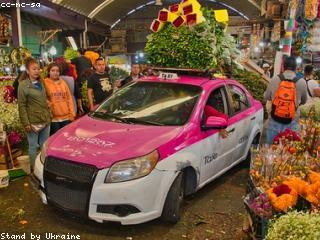
#> input picture visual_similarity_project/data/images/backpack_0_1771054472729.jpg, 320 x 240 px; its folder holds only this picture in this run
$ python feature_extraction_offline_demo.py
#> lines starting #> are read from the running program, lines starting #| are printed output that depends on the picture
### visual_similarity_project/src/utils.py
"""
utils.py
Shared helper functions used across the pipeline.
"""

import os
import re
from pathlib import Path
from typing import List


def list_images(image_dir: str) -> List[str]:
    """Return a sorted list of absolute paths to all images in a directory."""
    exts = {".jpg", ".jpeg", ".png", ".webp", ".bmp"}
    paths = [
        str(p.resolve())
        for p in Path(image_dir).iterdir()
        if p.suffix.lower() in exts
    ]
    return sorted(paths)


def get_category(filename: str) -> str:
    """
    Extract the product category from a filename like:
        'backpack_10_1771054475342.jpg' -> 'backpack'
    Falls back to 'unknown' if the pattern doesn't match.
    """
    name = os.path.basename(filename)
    match = re.match(r"^([a-zA-Z]+)_", name)
    return match.group(1).lower() if match else "unknown"

### visual_similarity_project/src/feature_extraction_offline_demo.py
"""
feature_extraction_offline_demo.py

IMPORTANT: This is a DROP-IN SUBSTITUTE for feature_extraction.py, used only
to demo the full pipeline in this sandbox, which has no internet access to
download.pytorch.org (where the pretrained ResNet50 ImageNet weights live).

It builds embeddings from classic computer-vision descriptors (color
histograms in HSV + HOG texture/shape features) instead of a CNN. It is
enough to prove the FAISS indexing / search / evaluation pipeline works
end-to-end on real data, and the 10 categories in the sample dataset are
visually distinct enough (bottle, lamp, chair, shoes, ...) that this
already produces sensible nearest-neighbor results.

In your own environment (with normal internet access), just use
feature_extraction.py instead -- the rest of the pipeline (build_faiss_index.py,
search.py, evaluate.py, app.py) is IDENTICAL either way, since they only
read outputs/embeddings.npy + outputs/metadata.json.
"""

import argparse
import json
import os

import numpy as np
from PIL import Image
from skimage.feature import hog
from skimage.color import rgb2gray
from tqdm import tqdm

from utils import list_images, get_category

IMG_SIZE = (128, 128)


def extract_embedding(image_path: str) -> np.ndarray:
    img = Image.open(image_path).convert("RGB").resize(IMG_SIZE)
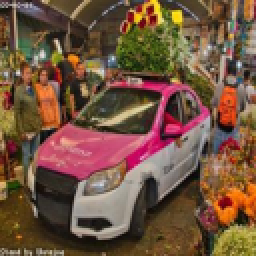
#> img: PIL image 128x128 RGB (shown 2 times larger); mean R, G, B 114.6, 83.5, 62.8
    arr = np.array(img)

    # --- Color histogram (HSV, captures color/style) ---
    hsv = np.array(img.convert("HSV"))
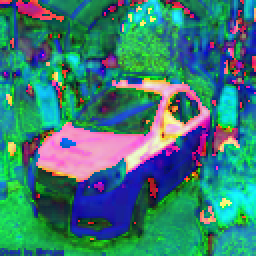
#> hsv: shape (128, 128, 3) (shown 2 times larger); mean R, G, B 58.4, 123.7, 115.8
    hist_features = []
    for ch in range(3):
        hist, _ = np.histogram(hsv[:, :, ch], bins=32, range=(0, 256), density=True)
        hist_features.append(hist)
#> after the loop, hist_features = 3 items
    color_vec = np.concatenate(hist_features)
#> color_vec = 96 values, max 0.0326 at index 2, min 0 at index 64, mean 0.00391

    # --- HOG (captures shape/edges/texture) ---
    gray = rgb2gray(arr)
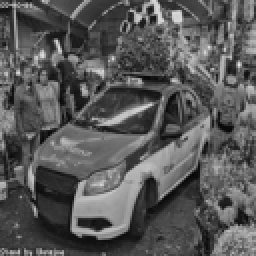
#> gray: shape (128, 128) float64 (shown 2 times larger); min 0.0204, max 0.91, mean 0.347
    hog_vec = hog(
        gray,
        orientations=9,
        pixels_per_cell=(16, 16),
        cells_per_block=(2, 2),
        feature_vector=True,
    )
#> hog_vec = 1764 values, max 0.34 at index 1656, min 0.000184 at index 1619, mean 0.149

    emb = np.concatenate([color_vec.astype("float32"), hog_vec.astype("float32")])
#> emb = 1860 values, max 0.34 at index 1752, min 0 at index 64, mean 0.141
    norm = np.linalg.norm(emb)
#> norm = 7
    if norm > 0:
        emb = emb / norm
#> emb = 1860 values, max 0.0486 at index 1752, min 0 at index 64, mean 0.0202
    return emb.astype("float32")


def main():
    parser = argparse.ArgumentParser()
    parser.add_argument("--image_dir", default="data/images")
    parser.add_argument("--out_dir", default="outputs")
    args = parser.parse_args()

    os.makedirs(args.out_dir, exist_ok=True)
    image_paths = list_images(args.image_dir)
    print(f"Found {len(image_paths)} images in {args.image_dir}")

    embeddings = []
    metadata = []
    for path in tqdm(image_paths, desc="Extracting embeddings (offline demo)"):
        emb = extract_embedding(path)
        embeddings.append(emb)
        metadata.append(
            {"path": path, "filename": os.path.basename(path), "category": get_category(path)}
        )

    # pad/truncate all vectors to the same length just in case, then stack
    embeddings = np.vstack(embeddings).astype("float32")
    np.save(os.path.join(args.out_dir, "embeddings.npy"), embeddings)
    with open(os.path.join(args.out_dir, "metadata.json"), "w") as f:
        json.dump(metadata, f, indent=2)

    print(f"Saved embeddings: {embeddings.shape} -> {args.out_dir}/embeddings.npy")
#| Saved embeddings: (1, 1860) -> outputs/embeddings.npy
    print(f"Saved metadata -> {args.out_dir}/metadata.json")


if __name__ == "__main__":
    main()

$ run again, on visual_similarity_project/data/images/backpack_21_1771054478367.jpg
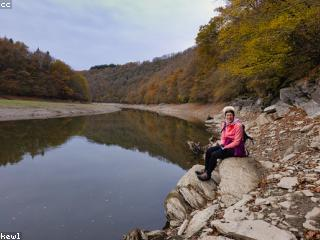
#> input picture visual_similarity_project/data/images/backpack_21_1771054478367.jpg, 320 x 240 px
#> in extract_embedding, `hsv = np.array(img.convert("HSV"))`:
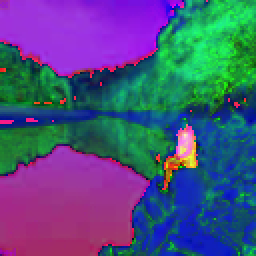
#> hsv: shape (128, 128, 3) (shown 2 times larger); mean R, G, B 74, 81.9, 126
#> after the loop in extract_embedding, `for ch in range(3):`: hist_features = 3 items
#> color_vec = 96 values, max 0.0341 at index 2, min 0 at index 95, mean 0.00391
#> in extract_embedding, `gray = rgb2gray(arr)`:
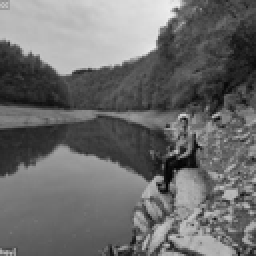
#> gray: shape (128, 128) float64 (shown 2 times larger); min 0.0103, max 0.932, mean 0.427
#> hog_vec = 1764 values, max 0.374 at index 519, min 0.00047 at index 1369, mean 0.141
#> in extract_embedding, `emb = np.concatenate([color_vec.astype("float32"), hog_vec.astype("flo..`: emb = 1860 values, max 0.374 at index 615, min 0 at index 95, mean 0.134
#> norm = 7
#> in extract_embedding, `emb = emb / norm`: emb = 1860 values, max 0.0534 at index 615, min 0 at index 95, mean 0.0192
#| Saved embeddings: (1, 1860) -> outputs/embeddings.npy

$ run again, on visual_similarity_project/data/images/backpack_22_1771054478552.jpg
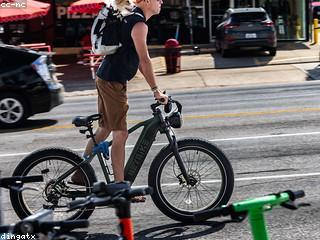
#> input picture visual_similarity_project/data/images/backpack_22_1771054478552.jpg, 320 x 240 px
#> in extract_embedding, `hsv = np.array(img.convert("HSV"))`:
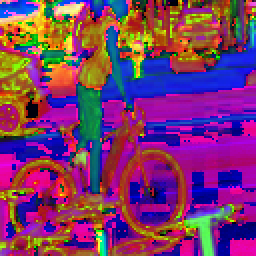
#> hsv: shape (128, 128, 3) (shown 2 times larger); mean R, G, B 123, 55.8, 107.3
#> after the loop in extract_embedding, `for ch in range(3):`: hist_features = 3 items
#> color_vec = 96 values, max 0.0305 at index 32, min 0.000198 at index 9, mean 0.00391
#> in extract_embedding, `gray = rgb2gray(arr)`:
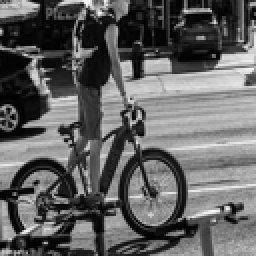
#> gray: shape (128, 128) float64 (shown 2 times larger); min 0.000283, max 0.984, mean 0.385
#> hog_vec = 1764 values, max 0.354 at index 688, min 0 at index 1007, mean 0.142
#> in extract_embedding, `emb = np.concatenate([color_vec.astype("float32"), hog_vec.astype("flo..`: emb = 1860 values, max 0.354 at index 784, min 0 at index 1103, mean 0.135
#> norm = 7
#> in extract_embedding, `emb = emb / norm`: emb = 1860 values, max 0.0506 at index 784, min 0 at index 1103, mean 0.0192
#| Saved embeddings: (1, 1860) -> outputs/embeddings.npy

$ run again, on visual_similarity_project/data/images/backpack_2_1771054473191.jpg
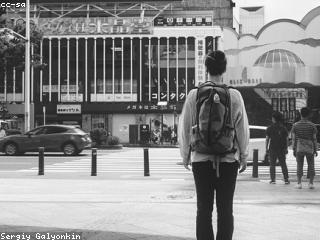
#> input picture visual_similarity_project/data/images/backpack_2_1771054473191.jpg, 320 x 240 px
#> in extract_embedding, `img = Image.open(image_path).convert("RGB").resize(IMG_SIZE)`:
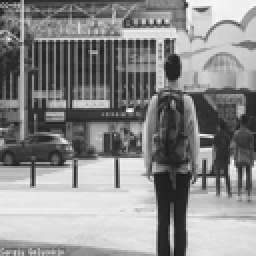
#> img: PIL image 128x128 RGB (shown 2 times larger); min 27, max 249, mean 138.6
#> in extract_embedding, `hsv = np.array(img.convert("HSV"))`:
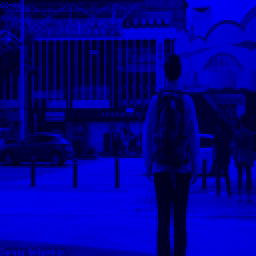
#> hsv: shape (128, 128, 3) (shown 2 times larger); mean R, G, B 0, 0, 138.6
#> after the loop in extract_embedding, `for ch in range(3):`: hist_features = 3 items
#> color_vec = 96 values, max 0.125 at index 0, min 0 at index 1, mean 0.00391
#> hog_vec = 1764 values, max 0.455 at index 1692, min 0 at index 318, mean 0.135
#> in extract_embedding, `emb = np.concatenate([color_vec.astype("float32"), hog_vec.astype("flo..`: emb = 1860 values, max 0.455 at index 1788, min 0 at index 1, mean 0.128
#> norm = 7
#> in extract_embedding, `emb = emb / norm`: emb = 1860 values, max 0.065 at index 1788, min 0 at index 1, mean 0.0183
#| Saved embeddings: (1, 1860) -> outputs/embeddings.npy

$ run again, on visual_similarity_project/data/images/backpack_12_1771054475998.jpg
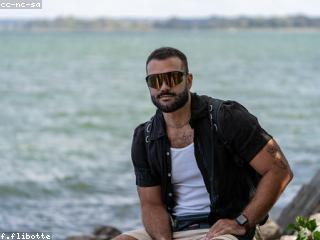
#> input picture visual_similarity_project/data/images/backpack_12_1771054475998.jpg, 320 x 240 px
#> in extract_embedding, `hsv = np.array(img.convert("HSV"))`:
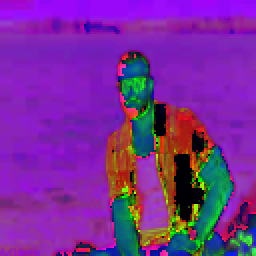
#> hsv: shape (128, 128, 3) (shown 2 times larger); mean R, G, B 120.7, 43.5, 152.2
#> after the loop in extract_embedding, `for ch in range(3):`: hist_features = 3 items
#> color_vec = 96 values, max 0.0322 at index 35, min 3.81e-05 at index 62, mean 0.00391
#> in extract_embedding, `gray = rgb2gray(arr)`:
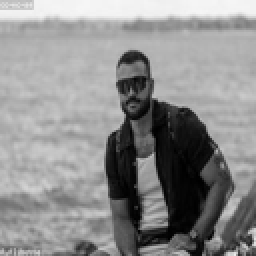
#> gray: shape (128, 128) float64 (shown 2 times larger); min 0, max 0.968, mean 0.558
#> hog_vec = 1764 values, max 0.447 at index 4, min 0.00128 at index 1731, mean 0.14
#> in extract_embedding, `emb = np.concatenate([color_vec.astype("float32"), hog_vec.astype("flo..`: emb = 1860 values, max 0.447 at index 100, min 3.81e-05 at index 62, mean 0.133
#> norm = 7
#> in extract_embedding, `emb = emb / norm`: emb = 1860 values, max 0.0639 at index 100, min 5.45e-06 at index 62, mean 0.019
#| Saved embeddings: (1, 1860) -> outputs/embeddings.npy
